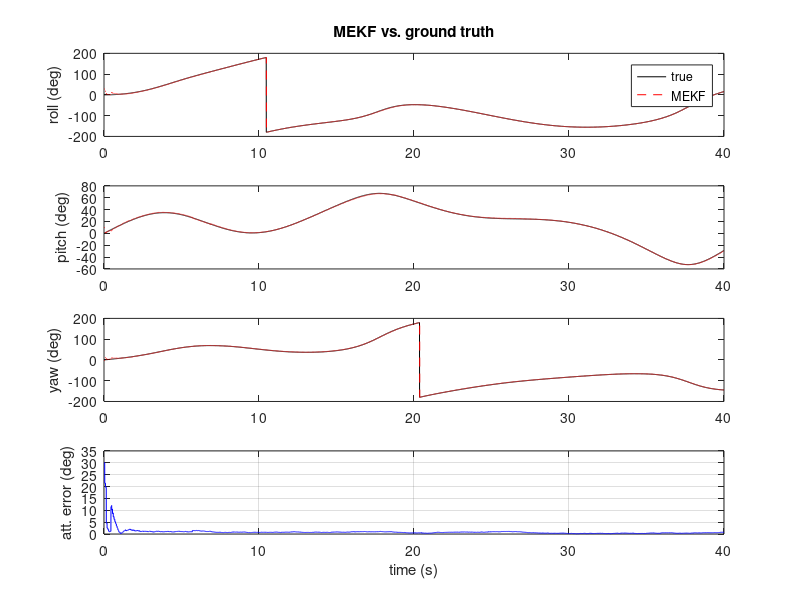
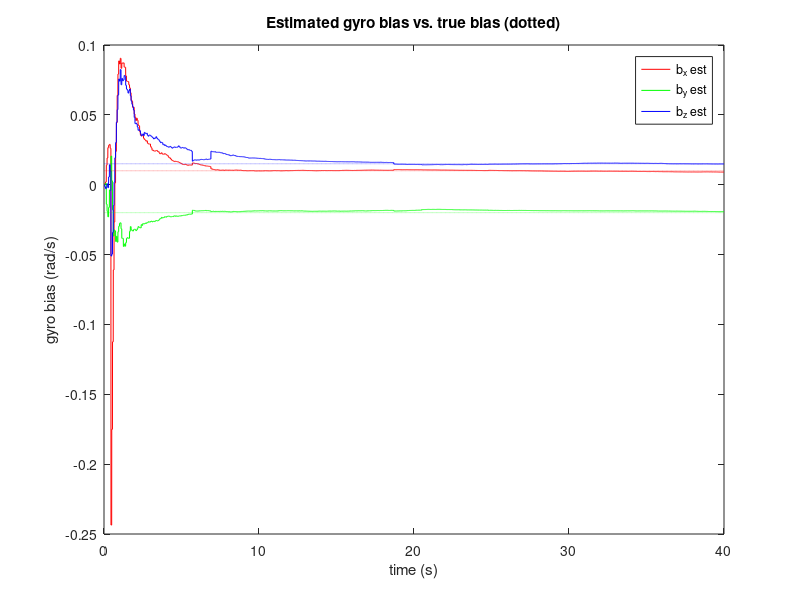

Recreate these plots in MATLAB, in order.
% mekf_verification.m
%
% Verifies the 6-state multiplicative Extended Kalman Filter (MEKF)
% implemented in ekf.c / ekf.h by porting the identical math to
% MATLAB/Octave and testing it against a synthetic ground-truth
% trajectory with known gyro bias, gravity and magnetic reference.
%
% What "verification" means here:
%   1. Generate a true attitude trajectory q_true(t) from a known
%      angular-rate profile, plus a known constant gyro bias.
%   2. Synthesize noisy gyro / accelerometer / magnetometer samples
%      from that ground truth (exactly the quantities imu_port.c
%      would hand to ekf_predict / ekf_update_accel / ekf_update_mag).
%   3. Run the MEKF (ported 1:1 from ekf.c) starting from a WRONG
%      initial attitude and zero bias.
%   4. Check that the attitude error converges to a small steady-state
%      value and that the bias estimate converges to the true bias.
%
% Compatible with both MATLAB (>= R2016b, for local functions in a
% script file) and GNU Octave (>= 4.4).
%
% Run:  octave-cli mekf_verification.m        (headless)
%       or open in MATLAB and press Run.
%
% Written as a function file (function name == file name) so that
% Octave, which -- unlike MATLAB -- requires local functions in a
% script to be defined before their first call site, executes
% correctly either way: MATLAB runs a function file with no
% arguments when you press Run, and Octave does the same when you
% invoke it from the command line.

function mekf_verification()

clear; clc; close all;

% -------------------------------------------------------------------
% 1. Simulation setup
% -------------------------------------------------------------------
rng(42);                       % reproducible noise

dt_gyro   = 0.005;             % 200 Hz gyro (s)
update_every = 10;              % accel+mag correction every 10 gyro steps -> 20 Hz
T         = 40;                % total simulated time (s)
N         = round(T/dt_gyro);

% True (constant) gyro bias, rad/s
b_true = [0.010; -0.020; 0.015];

% Noise parameters (must match ekf_cfg_t fields)
cfg.gyro_noise  = 0.003;       % rad/s/sqrt(Hz)
cfg.bias_noise  = 0.0005;      % rad/s^2/sqrt(Hz)
cfg.accel_noise = 0.02;        % normalised units (variance-ish scale)
cfg.mag_noise   = 0.02;
mag_ref = [1; 0; 0.6];
mag_ref = mag_ref / norm(mag_ref);
cfg.mag_ref = mag_ref;

g_nav = [0;0;1];

% -------------------------------------------------------------------
% 2. Generate ground-truth trajectory
% -------------------------------------------------------------------
t = (0:N-1)'*dt_gyro;

% A smooth, persistently-exciting true angular rate profile (rad/s)
w_true = [0.35*sin(0.20*t), 0.25*cos(0.15*t+0.3), 0.15*sin(0.10*t+1.0)];

q_true = zeros(N,4);
q_true(1,:) = [1 0 0 0];
for k = 1:N-1
    q_true(k+1,:) = quat_integrate(q_true(k,:)', w_true(k,:)', dt_gyro)';
end

% -------------------------------------------------------------------
% 3. Synthesize sensor samples from ground truth
% -------------------------------------------------------------------
gyro_meas = w_true + b_true' + cfg.gyro_noise/sqrt(dt_gyro)*randn(N,3)*0; % see below
% Proper discrete noise: sigma_sample = gyro_noise/sqrt(dt)  (rad/s)
gyro_meas = w_true + b_true' + (cfg.gyro_noise/sqrt(dt_gyro))*randn(N,3);

acc_meas = zeros(N,3);
mag_meas = zeros(N,3);
lin_accel_spike = zeros(N,1);
for k = 1:N
    R = quat_to_R(q_true(k,:)');
    a_true_body = R' * g_nav;                    % gravity in body frame, 1g
    m_true_body = R' * mag_ref;                   % field in body frame, unit
    acc_meas(k,:) = (a_true_body + cfg.accel_noise*randn(3,1))';
    mag_meas(k,:) = (m_true_body + cfg.mag_noise*randn(3,1))';

    % Inject occasional linear-acceleration events (5% of samples) to
    % exercise the |a|~1g gating logic in ekf_update_accel.
    if rand() < 0.05
        spike = 0.6*randn(3,1);
        acc_meas(k,:) = acc_meas(k,:) + spike';
        lin_accel_spike(k) = 1;
    end
end

% -------------------------------------------------------------------
% 4. Run the MEKF, deliberately mis-initialised
% -------------------------------------------------------------------
% 30 degree initial attitude error about a random axis, zero bias guess
ax = [1;0.3;-0.2]; ax = ax/norm(ax);
q_err0 = [cos(deg2rad(30)/2); sin(deg2rad(30)/2)*ax];
q0 = quat_mul(q_err0, q_true(1,:)');

f.q    = q0;
f.bias = [0;0;0];
f.P    = blkdiag(0.5*eye(3), 0.05*eye(3));   % deliberately larger than truth
f.cfg  = cfg;

q_est   = zeros(N,4);   q_est(1,:)   = f.q';
bias_est= zeros(N,3);   bias_est(1,:)= f.bias';
n_accel_accept = 0; n_accel_reject = 0;

for k = 1:N-1
    f = mekf_predict(f, gyro_meas(k,:)', dt_gyro);

    if mod(k, update_every) == 0
        [f, accepted] = mekf_update(f, acc_meas(k,:)', g_nav, cfg.accel_noise);
        if accepted, n_accel_accept = n_accel_accept + 1;
        else,        n_accel_reject = n_accel_reject + 1; end

        [f, ~] = mekf_update(f, mag_meas(k,:)', mag_ref, cfg.mag_noise);
    end

    q_est(k+1,:)    = f.q';
    bias_est(k+1,:) = f.bias';
end

% -------------------------------------------------------------------
% 5. Evaluate accuracy
% -------------------------------------------------------------------
att_err_deg = zeros(N,1);
for k = 1:N
    att_err_deg(k) = quat_angle_error_deg(q_est(k,:)', q_true(k,:)');
end

steady = t > 10;   % ignore the initial 10 s convergence transient
rms_att_err_steady   = sqrt(mean(att_err_deg(steady).^2));
max_att_err_steady   = max(att_err_deg(steady));
bias_err_final        = bias_est(end,:)' - b_true;
bias_err_norm_final   = norm(bias_err_final);

fprintf('\n================ MEKF verification results ================\n');
fprintf('Samples                          : %d  (T = %.1f s, dt = %.4f s)\n', N, T, dt_gyro);
fprintf('Accel updates accepted / rejected: %d / %d  (gate |a-1g|)\n', n_accel_accept, n_accel_reject);
fprintf('Initial attitude error           : %.2f deg\n', att_err_deg(1));
fprintf('Steady-state (t>10s) RMS att err : %.4f deg\n', rms_att_err_steady);
fprintf('Steady-state (t>10s) MAX att err : %.4f deg\n', max_att_err_steady);
fprintf('True gyro bias   (rad/s)         : [% .5f % .5f % .5f]\n', b_true);
fprintf('Estimated bias   (rad/s), final  : [% .5f % .5f % .5f]\n', bias_est(end,:));
fprintf('Bias estimation error norm       : %.6f rad/s\n', bias_err_norm_final);
fprintf('==============================================================\n');

pass = (rms_att_err_steady < 1.0) && (bias_err_norm_final < 0.003);
if pass
    fprintf('PASS: filter converges to sub-degree attitude accuracy and\n');
    fprintf('      recovers the true gyro bias to within 0.003 rad/s.\n\n');
else
    fprintf('FAIL: filter did not converge to the expected tolerance.\n\n');
end

% -------------------------------------------------------------------
% 6. Plots (saved to PNG; headless-safe)
% -------------------------------------------------------------------
[roll_t,pitch_t,yaw_t]  = euler_from_q_series(q_true);
[roll_e,pitch_e,yaw_e]  = euler_from_q_series(q_est);

fig = figure('visible','off','Position',[100 100 900 900]);

subplot(4,1,1);
plot(t, rad2deg(roll_t), 'k', t, rad2deg(roll_e), 'r--'); ylabel('roll (deg)');
legend('true','MEKF','Location','best'); title('MEKF vs. ground truth');

subplot(4,1,2);
plot(t, rad2deg(pitch_t), 'k', t, rad2deg(pitch_e), 'r--'); ylabel('pitch (deg)');

subplot(4,1,3);
plot(t, rad2deg(yaw_t), 'k', t, rad2deg(yaw_e), 'r--'); ylabel('yaw (deg)');

subplot(4,1,4);
plot(t, att_err_deg, 'b'); ylabel('att. error (deg)'); xlabel('time (s)');
grid on;

print(fig, 'mekf_verification_euler.png', '-dpng', '-r120');

fig2 = figure('visible','off','Position',[100 100 900 500]);
plot(t, bias_est(:,1), 'r', t, bias_est(:,2), 'g', t, bias_est(:,3), 'b'); hold on;
yline_vals = [b_true(1) b_true(2) b_true(3)];
plot(t, repmat(b_true(1),size(t)), 'r:', t, repmat(b_true(2),size(t)), 'g:', ...
     t, repmat(b_true(3),size(t)), 'b:');
xlabel('time (s)'); ylabel('gyro bias (rad/s)');
title('Estimated gyro bias vs. true bias (dotted)');
legend('b_x est','b_y est','b_z est','Location','best');
print(fig2, 'mekf_verification_bias.png', '-dpng', '-r120');

fprintf('Saved: mekf_verification_euler.png, mekf_verification_bias.png\n');

end % function mekf_verification

% =====================================================================
% Local functions -- direct ports of ekf.c
% =====================================================================

function r = quat_mul(a, b)
    % Hamilton product, w-first. Direct port of quat_mul() in ekf.c.
    r = zeros(4,1);
    r(1) = a(1)*b(1) - a(2)*b(2) - a(3)*b(3) - a(4)*b(4);
    r(2) = a(1)*b(2) + a(2)*b(1) + a(3)*b(4) - a(4)*b(3);
    r(3) = a(1)*b(3) - a(2)*b(4) + a(3)*b(1) + a(4)*b(2);
    r(4) = a(1)*b(4) + a(2)*b(3) - a(3)*b(2) + a(4)*b(1);
end

function q = quat_normalize(q)
    n = norm(q);
    if n > 1e-9
        q = q / n;
    else
        q = [1;0;0;0];
    end
end

function R = quat_to_R(q)
    % Body -> nav rotation matrix. Direct port of quat_to_R() in ekf.c.
    w=q(1); x=q(2); y=q(3); z=q(4);
    R = [1-2*(y^2+z^2),   2*(x*y-w*z),     2*(x*z+w*y);
         2*(x*y+w*z),     1-2*(x^2+z^2),   2*(y*z-w*x);
         2*(x*z-w*y),     2*(y*z+w*x),     1-2*(x^2+y^2)];
end

function S = skew(v)
    S = [0 -v(3) v(2); v(3) 0 -v(1); -v(2) v(1) 0];
end

function qn = quat_integrate(q, w, dt)
    % First-order quaternion integration, identical to the
    % dq / quat_mul / quat_normalize sequence in ekf_predict().
    dq = [1; 0.5*w(1)*dt; 0.5*w(2)*dt; 0.5*w(3)*dt];
    qn = quat_normalize(quat_mul(q, dq));
end

function f = mekf_predict(f, gyro, dt)
    % Direct port of ekf_predict() in ekf.c.
    w = gyro - f.bias;

    f.q = quat_integrate(f.q, w, dt);

    N = 6;
    Phi = eye(N);
    Phi(1:3,1:3) = eye(3) - skew(w)*dt;
    Phi(1:3,4:6) = -dt*eye(3);

    Pnew = Phi * f.P * Phi';

    qg = f.cfg.gyro_noise^2 * dt;
    qb = f.cfg.bias_noise^2 * dt;
    Pnew(1:3,1:3) = Pnew(1:3,1:3) + qg*eye(3);
    Pnew(4:6,4:6) = Pnew(4:6,4:6) + qb*eye(3);

    f.P = Pnew;
end

function [f, accepted] = mekf_update(f, meas, ref_nav, noise)
    % Direct port of vector_update() in ekf.c, PLUS the accel gate
    % from ekf_update_accel() when ref_nav == [0;0;1] (gravity).
    accepted = false;

    is_gravity = isequal(ref_nav, [0;0;1]);
    if is_gravity
        mag = norm(meas);
        if mag < 0.85 || mag > 1.15
            return;   % reject, exactly like ekf_update_accel()
        end
    end

    nz = norm(meas);
    if nz < 1e-6
        return;
    end
    z = meas / nz;

    R  = quat_to_R(f.q);
    vb = R' * ref_nav;

    N = 6;
    H = zeros(3,N);
    H(:,1:3) = skew(vb);

    PHt = f.P * H';
    S = H*PHt + noise*eye(3);

    if abs(det(S)) < 1e-12
        return;
    end
    K = PHt / S;             % P*H'*inv(S)

    y  = z - vb;
    dx = K*y;

    dth = dx(1:3); db = dx(4:6);
    dq = [1; 0.5*dth(1); 0.5*dth(2); 0.5*dth(3)];
    f.q = quat_normalize(quat_mul(f.q, dq));
    f.bias = f.bias + db;

    f.P = f.P - K*(H*f.P);
    f.P = 0.5*(f.P + f.P');   % re-symmetrise, matches ekf.c

    accepted = true;
end

function [roll, pitch, yaw] = euler_from_q(q)
    w=q(1); x=q(2); y=q(3); z=q(4);
    roll  = atan2(2*(w*x+y*z), 1-2*(x^2+y^2));
    sinp  = 2*(w*y-z*x); sinp = max(min(sinp,1),-1);
    pitch = asin(sinp);
    yaw   = atan2(2*(w*z+x*y), 1-2*(y^2+z^2));
end

function [roll,pitch,yaw] = euler_from_q_series(Q)
    N = size(Q,1);
    roll=zeros(N,1); pitch=zeros(N,1); yaw=zeros(N,1);
    for k=1:N
        [roll(k),pitch(k),yaw(k)] = euler_from_q(Q(k,:)');
    end
end

function ang_deg = quat_angle_error_deg(q_est, q_true)
    % Angle of the error rotation q_true^-1 (x) q_est, in degrees.
    q_true_inv = [q_true(1); -q_true(2:4)];   % unit quaternion inverse = conjugate
    q_e = quat_mul(q_true_inv, q_est);
    q_e = q_e / norm(q_e);
    w = min(max(abs(q_e(1)),-1),1);
    ang_deg = rad2deg(2*acos(w));
end
